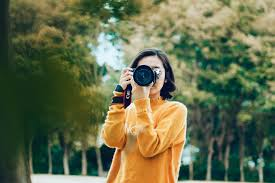
#> input picture selfe.jpeg, 275 x 183 px, found by its file name
$ python trail_img.py
#> lines starting #> are read from the running program, lines starting #| are printed output that depends on the picture
import cv2
img1 = cv2.imread('/home/rizzal/Documents/git/Python/Opencv/selfe.jpeg')
#> img1 is the input picture: shape (183, 275, 3); mean B, G, R 75.7, 108.2, 100.8

img_rec = cv2.rectangle(
    img1,
    pt1=(265,177),
    pt2=(50,135),
    color=(120,120,255),
    thickness=cv2.FILLED
)
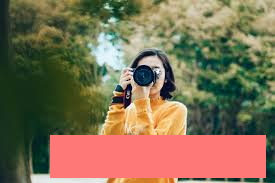
#> img_rec: shape (183, 275, 3); mean B, G, R 85.1, 111.7, 128.4

img_cir = cv2.circle(
    img_rec,
    center=(90,155),
    radius=20,
    color=(198,30,189),
    thickness=cv2.FILLED
)
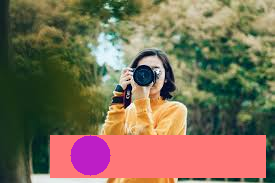
#> img_cir: shape (183, 275, 3); mean B, G, R 87, 109.4, 126.7

img_text = cv2.putText(
    img_cir,
    org=(150,164),
    text="Smile...",
    fontFace=cv2.FONT_HERSHEY_SCRIPT_SIMPLEX,
    fontScale=1,
    color=(255,220,120),
    thickness=2
)


cv2.imshow("Trail Image",img_text)
cv2.waitKey()
cv2.destroyAllWindows()

$ run again, with grp1.jpeg copied over selfe.jpeg
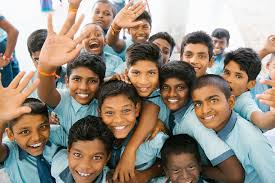
#> input picture grp1.jpeg, 275 x 183 px, found by its file name
#> img1 is the input picture: shape (183, 275, 3); mean B, G, R 126.3, 139.2, 151.5
#> `img_rec = cv2.rectangle( img1, pt1=(265,177), pt2=(50,135), color=(120..`:
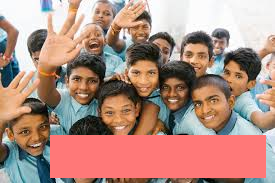
#> img_rec: shape (183, 275, 3); mean B, G, R 129.7, 140.6, 177.2
#> `img_cir = cv2.circle( img_rec, center=(90,155), radius=20, color=(198,..`:
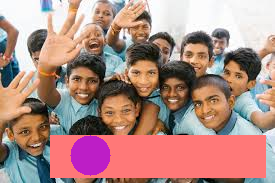
#> img_cir: shape (183, 275, 3); mean B, G, R 131.6, 138.3, 175.6

$ run again, with grp2.jpeg copied over selfe.jpeg
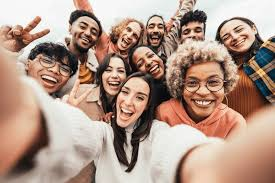
#> input picture grp2.jpeg, 275 x 183 px, found by its file name
#> img1 is the input picture: shape (183, 275, 3); mean B, G, R 136, 150.9, 178
#> `img_rec = cv2.rectangle( img1, pt1=(265,177), pt2=(50,135), color=(120..`:
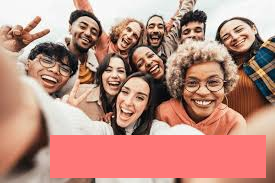
#> img_rec: shape (183, 275, 3); mean B, G, R 127.9, 140.3, 188.7
#> `img_cir = cv2.circle( img_rec, center=(90,155), radius=20, color=(198,..`:
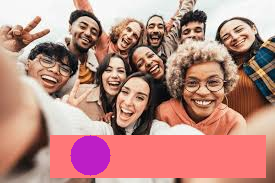
#> img_cir: shape (183, 275, 3); mean B, G, R 129.9, 138, 187.1
